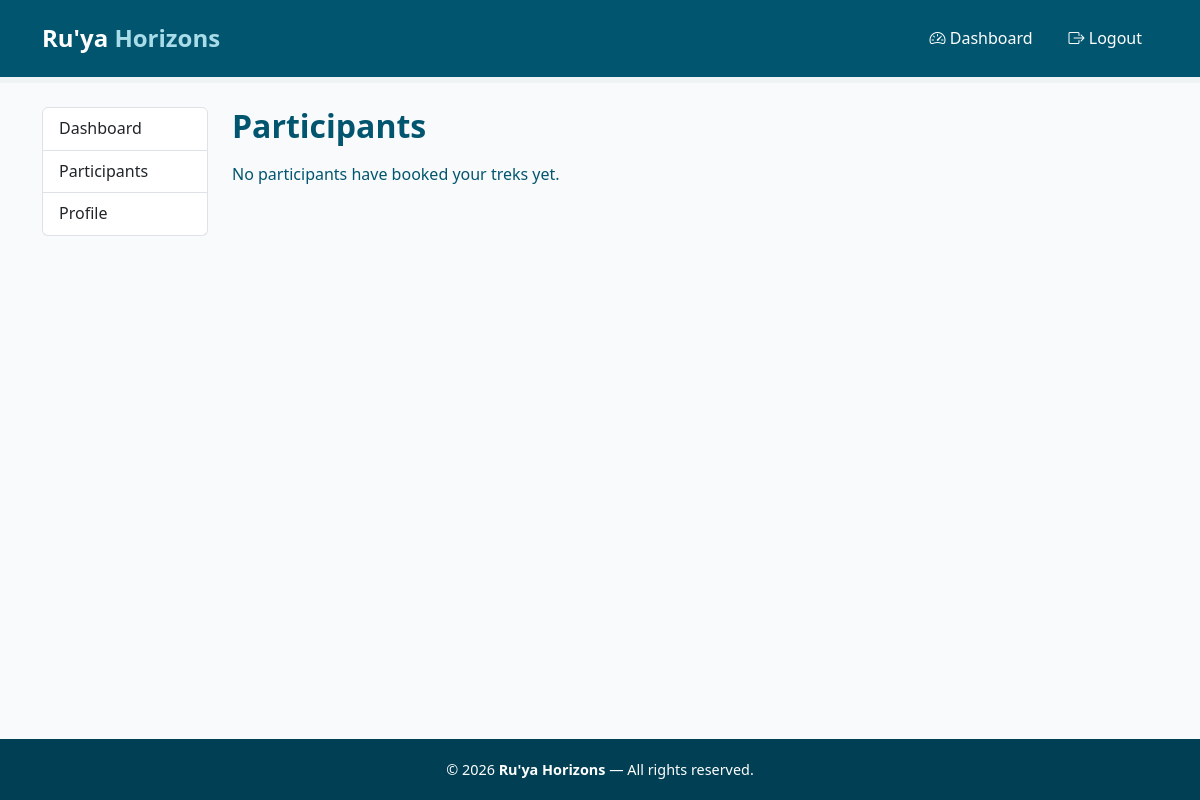
Before: /staff/participants (signed in) with the older database file.
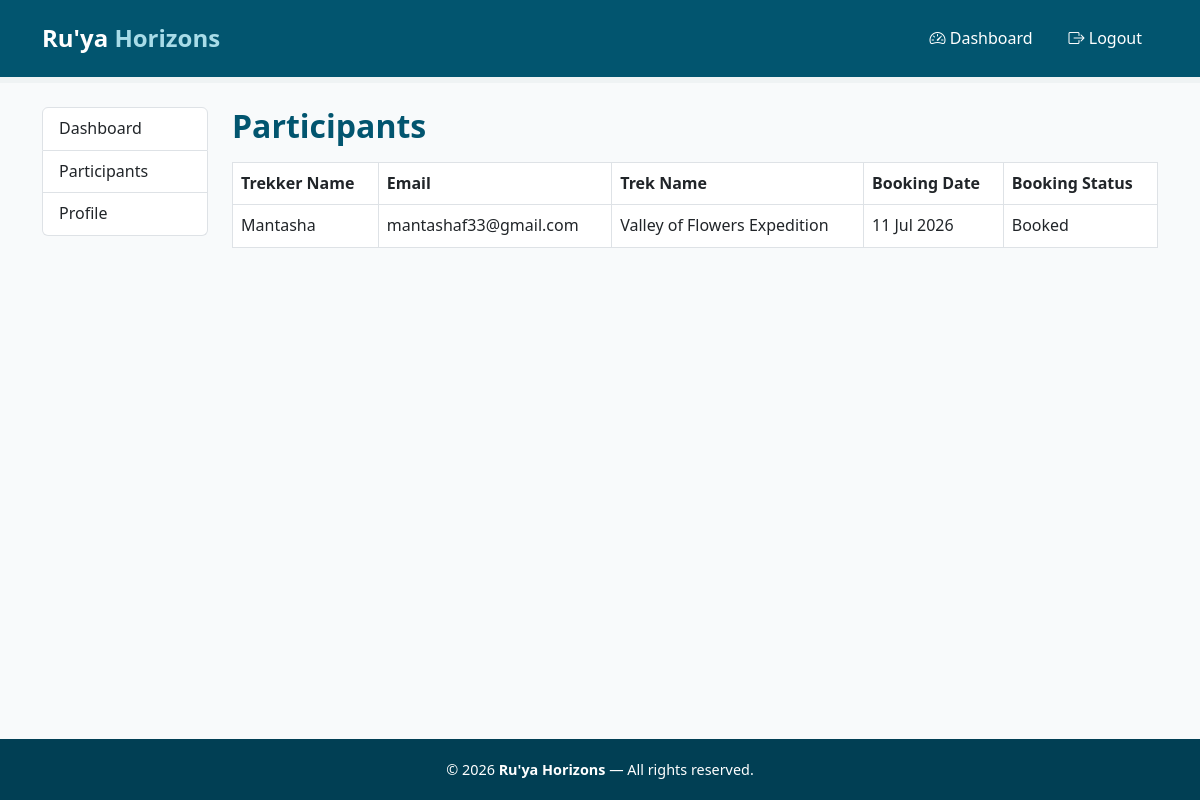
After: the same page with the newer database file.
### models.py (models this page shows)
class Booking(db.Model):
    __tablename__ = 'booking'
    id = db.Column(db.Integer, primary_key=True)
    user_id = db.Column(db.Integer, db.ForeignKey('user.id'), nullable=False)
    trek_id = db.Column(db.Integer, db.ForeignKey('trek.id'), nullable=False)
    booking_date = db.Column(db.DateTime, default=datetime.utcnow)
    status = db.Column(db.String(50), default='Booked') # booked, cancelled, completed
    payment_status = db.Column(db.String(50), default='Pending') # pending, completed, failed

class User(db.Model, UserMixin):
    __tablename__ = 'user'
    id = db.Column(db.Integer, primary_key=True)
    username = db.Column(db.String(150), unique=True, nullable=False)
    email = db.Column(db.String(150), unique=True, nullable=False)
    password = db.Column(db.String(256), nullable=False)
    role = db.Column(db.String(50), nullable=False, default='trekker')  # 'admin' or 'user' or 'trek_staff'
    is_active = db.Column(db.Boolean, default=True) # active or inactive
    created_at = db.Column(db.DateTime, default=datetime.utcnow)
    bookings = db.relationship('Booking', backref='user', lazy=True)

class Trek(db.Model):
    __tablename__ = 'trek'
    id = db.Column(db.Integer, primary_key=True)
    name = db.Column(db.String(150), nullable=False)
    location = db.Column(db.String(150), nullable=False)
    difficulty = db.Column(db.String(50), nullable=False)
    duration = db.Column(db.Integer, nullable=False)
    total_slots = db.Column(db.Integer, nullable=False)
    available_slots = db.Column(db.Integer, nullable=False)
    status = db.Column(db.String(50), default='Pending') # pending, approved, open, closed, completed
    start_date = db.Column(db.Date, nullable=False)
    end_date = db.Column(db.Date, nullable=False)
    description = db.Column(db.Text, nullable=False)
    price = db.Column(db.Float, nullable=False)
    assigned_staff_id = db.Column(db.Integer, db.ForeignKey('staff.id'), nullable=True)
    bookings = db.relationship('Booking', backref='trek', lazy=True)

### app.py (the view)
@app.route('/staff/participants')
@login_required
def staff_participants():
    if current_user.role != 'trek_staff':
        return "Access denied: Trek Staff only", 403
    staff_profile = Staff.query.filter_by(user_id=current_user.id).first()
    assigned_treks = Trek.query.filter_by(assigned_staff_id=staff_profile.id).all()
    trek_ids = [trek.id for trek in assigned_treks]
    bookings = Booking.query.filter(Booking.trek_id.in_(trek_ids)).all()
    return render_template('staff_participants.html', bookings=bookings)

### app.py (called while the page is built)
@login_manager.user_loader
def load_user(user_id):
    return User.query.get(int(user_id))

### templates/staff_participants.html (shortened to what this page needs)
{% extends "base.html" %}
{% block content %}
<div class="container my-4">
    <div class="row">
        {% include "staff_sidebar.html" %}
        <div class="col-md-9 col-lg-10">
            <h2 class="page-heading">Participants</h2>
            {% if bookings %}
            <table class="table table-bordered mt-3">
                <thead>
                    <tr>
                        <th>Trekker Name</th>
                        <th>Email</th>
                        <th>Trek Name</th>
                        <th>Booking Date</th>
                        <th>Booking Status</th>
                    </tr>
                </thead>
                <tbody>
                    {% for booking in bookings %}
                    <tr>
                        <td>{{ booking.user.username }}</td>
                        <td>{{ booking.user.email }}</td>
                        <td>{{ booking.trek.name }}</td>
                        <td>{{ booking.booking_date.strftime('%d %b %Y') }}</td>
                        <td>{{ booking.status }}</td>
                    </tr>
                    {% endfor %}
                </tbody>
            </table>
            {% else %}
            <p class="mt-3">No participants have booked your treks yet.</p>
            {% endif %}
        </div>
    </div>
</div>
{% endblock %}

### templates/base.html (shortened to what this page needs)
<!DOCTYPE html>
<html lang="en">
<head>
    <link href="https://cdn.jsdelivr.net/npm/bootstrap@5.3.0/dist/css/bootstrap.min.css" rel="stylesheet">
    <link href="https://cdn.jsdelivr.net/npm/bootstrap-icons@1.10.5/font/bootstrap-icons.css" rel="stylesheet">
    <link rel="stylesheet" href="{{ url_for('static', filename='style.css') }}">
</head>
<body class="d-flex flex-column min-vh-100">
    <nav class="navbar">
        <div class="container">
            <a class="navbar-brand" href="{{ url_for('index') }}">
                Ru'ya <span>Horizons</span>
            </a>
            <ul class="navbar-nav ms-auto d-flex flex-row align-items-center gap-1">
                {% if current_user.is_authenticated %}
                {% if current_user.role == 'admin' %}
                <li class="nav-item">
                    <a class="nav-link" href="{{ url_for('admin_dashboard') }}">
                        <i class="bi bi-speedometer2"></i> Dashboard
                    </a>
                </li>
                {% elif current_user.role == 'trek_staff' %}
                <li class="nav-item">
                    <a class="nav-link" href="{{ url_for('staff_dashboard') }}">
                        <i class="bi bi-speedometer2"></i> Dashboard
                    </a>
                </li>
                {% else %}
                <li class="nav-item">
                    <a class="nav-link" href="{{ url_for('user_dashboard') }}">
                        <i class="bi bi-speedometer2"></i> Dashboard
                    </a>
                </li>
                {% endif %}
                <li class="nav-item">
                    <a class="nav-link" href="{{ url_for('logout') }}">
                        <i class="bi bi-box-arrow-right"></i> Logout
                    </a>
                </li>
                {% endif %}
            </ul>
        </div>
    </nav>
    <main class="flex-grow-1">
        {% block content %}{% endblock %}
    </main>
    <footer class="footer">
        <div class="container">
            <p class="mb-0">
                &copy; 2026 <strong>Ru'ya Horizons</strong> &mdash; All rights reserved.
            </p>
        </div>
    </footer>
</body>
</html>

### templates/staff_sidebar.html
<div class="col-md-3 col-lg-2">
    <div class="list-group">
        <a href="{{ url_for('staff_dashboard') }}" class="list-group-item list-group-item-action">Dashboard</a>
        <a href="{{ url_for('staff_participants') }}" class="list-group-item list-group-item-action">Participants</a>
        <a href="{{ url_for('staff_profile') }}" class="list-group-item list-group-item-action">Profile</a>
    </div>
</div>

### static/style.css (style rules this page uses)
* { margin: 0; padding: 0; box-sizing: border-box; }
body { font-family: 'Segoe UI', Tahoma, Geneva, Verdana, sans-serif; color: #02556f; background-color: #f8fafb; line-height: 1.6; }
a { text-decoration: none; color: #02556f; }
.navbar { background-color: #02556f !important; padding: 0.9rem 1.5rem; border-bottom: 6px solid #eff3f4; position: sticky; top: 0; z-index: 100; }
.navbar-brand { font-size: 1.5rem; font-weight: 700; color: #ffffff !important; }
.navbar-brand span { color: #a8dce8; }
.navbar-nav .nav-link { color: #ffffff !important; font-weight: 500; padding: 0.4rem 1rem !important; }
.footer { background-color: #013f54; color: #ffffff; text-align: center; padding: 1.2rem 0; font-size: 0.9rem; margin-top: auto; }
.page-heading { color: #02556f; font-weight: 700; }

Changed rows visible on the page:
added Booking: user.username "Mantasha", user.email "mantashaf33@gmail.com", trek.name "Valley of Flowers Expedition", booking_date "11 Jul 2026", status "Booked"
Other visible differences:
text no longer shown: "No participants have booked your treks yet."
text now shown: "Trekker Name Email Trek Name Booking Date Booking Status"
